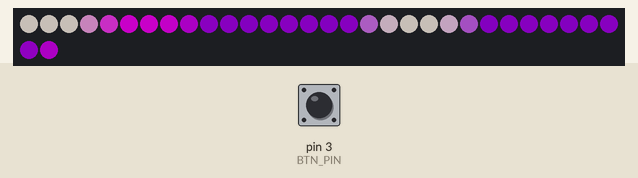
A sketch run on a simulated Arduino Uno, built with avr-gcc and run on an emulated ATmega328P. Shown: 32 RGB LEDs in strip order, left to right, continuing on the next row. The test bench sets the inputs (shaded band); at power-on: pin 3 (BTN_PIN) HIGH. Dim RGB values are drawn brighter than linear.

Above: at 1.2 s.
1.3 s: pin 3 (BTN_PIN) pulled LOW for 0.15 s
4.4 s: pin 3 (BTN_PIN) pulled LOW for 0.15 s
At 5.6 s:
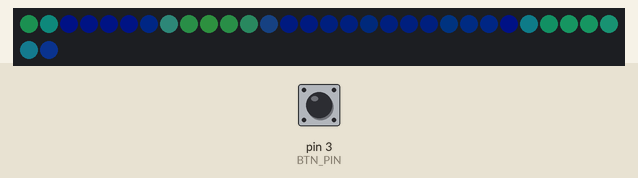
7.5 s: pin 3 (BTN_PIN) pulled LOW for 0.15 s
At 9.1 s:
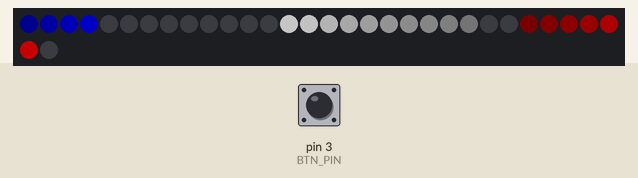
10.6 s: pin 3 (BTN_PIN) pulled LOW for 0.15 s
At 12.2 s:
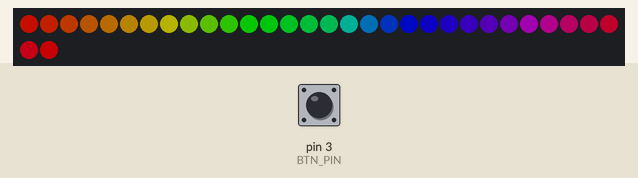
13.7 s: pin 3 (BTN_PIN) pulled LOW for 1 s
At 17.1 s:
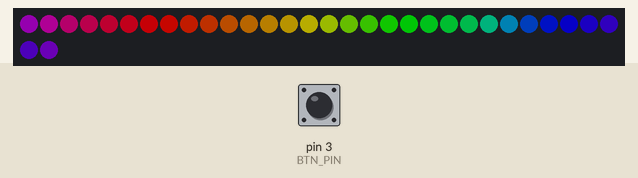
17.7 s: pin 3 (BTN_PIN) pulled LOW for 0.15 s
At 29.2 s:
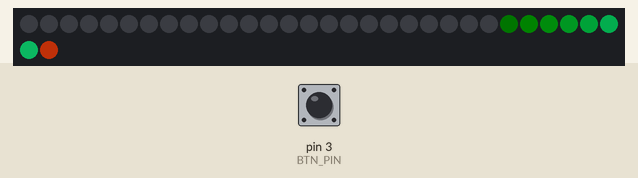
Timing chart, 0 to 29.5 s (numbered marks = the images above; inputs shaded):
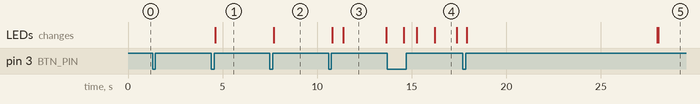

Measured:
- after the input at 4.4 s, the LEDs: change after 0.21 s (image 1)
- after the input at 7.5 s, the LEDs: change after 0.21 s (image 2)
- after the input at 10.6 s, the LEDs: first change after 0.21 s (image 3 shows a later state)
- after the input at 13.7 s, the LEDs: first differ from a run without the input after 2.5 s (image 4)
- what the display in image 3 shows lasts 2.3 s, from 11.4 s to 13.7 s
- what the display in image 4 shows lasts 1.2 s, from 16.2 s to 17.4 s

The sketch:

ButtonactivatedLEDCODE.ino
```cpp
#include <FastLED.h>
#include <OneButton.h>

#define NUM_LEDS  32
#define LED_PIN   2
#define BTN_PIN   3

CRGB leds[NUM_LEDS];
uint8_t patternCounter = 0;
bool isRunning = false;

// Push button connected between pin 7 and GND (no resistor required)
OneButton btn = OneButton(BTN_PIN, true, true);

#include "MovingDot.h"
#include "RainbowBeat.h"
#include "RedWhiteBlue.h"
#include "PurpleG.h"
#include "Pacifica.h"
#include "Blur.h"


void setup() {
  FastLED.addLeds<WS2812B, LED_PIN, GRB>(leds, NUM_LEDS);
  FastLED.setBrightness(100);
  Serial.begin(57600);

  btn.attachClick(nextPattern);
}

void loop() {

  switch (patternCounter) {
    case 0:
      runPurpleG();
      break;
    case 1:
      runPacifica();
      break;
    case 2:
      runRedWhiteBlue();
      break;
    case 3:
      runMovingDot();
      break;
    case 4:
      runRainbowBeat();
      break;
    case 5:
     runBlur();
     break;

  }
}

void nextPattern() {
  isRunning = false;
  patternCounter = (patternCounter + 1) % 6;
}

void runMovingDot(){
  isRunning = true;
  MovingDot movingDot = MovingDot();
  while(isRunning) movingDot.runPattern();
}

void runRainbowBeat(){
  isRunning = true;
  RainbowBeat rainbowBeat = RainbowBeat();
  while(isRunning) rainbowBeat.runPattern();
}

void runRedWhiteBlue(){
  isRunning = true;
  RedWhiteBlue redWhiteBlue = RedWhiteBlue();
  while(isRunning) redWhiteBlue.runPattern();
}

void runPurpleG() {
  isRunning = true;
  PurpleG purpleG = PurpleG();
  while(isRunning) purpleG.runPattern();
}

void runPacifica(){
  isRunning = true;
  Pacifica pacifica = Pacifica();
  while(isRunning) pacifica.runPattern();
}

void runBlur(){
  isRunning = true;
  Blur blur = Blur();
  while(isRunning) blur.runPattern();
}
```

Blur.h
```cpp
#include "Arduino.h"

class Blur {
  public:
    Blur(){
      // Blank constructor
    };
    void runPattern();
  private:
};

void Blur::runPattern() {

  uint8_t blurAmount = dim8_raw( beatsin8(3,64, 192) );       // A sinewave at 3 Hz with values ranging from 64 to 192.
  blur1d( leds, NUM_LEDS, blurAmount);                        // Apply some blurring to whatever's already on the strip, which will eventually go black.

  uint8_t  i = beatsin8(  9, 0, NUM_LEDS);
  uint8_t  j = beatsin8( 7, 0, NUM_LEDS);
  uint8_t  k = beatsin8(  5, 0, NUM_LEDS);

  // The color of each point shifts over time, each at a different speed.
  uint16_t ms = millis();
  leds[(i+j)/2] = CHSV( ms / 29, 200, 255);
  leds[(j+k)/2] = CHSV( ms / 41, 200, 255);
  leds[(k+i)/2] = CHSV( ms / 73, 200, 255);
  leds[(k+i+j)/3] = CHSV( ms / 53, 200, 255);

  btn.tick();
  FastLED.show();

  }
```

MovingDot.h
```cpp
#include "Arduino.h"

class MovingDot {
  public:
    MovingDot(){
      // Blank constructor
    };
    void runPattern();
  private:
};

void MovingDot::runPattern() {

  uint16_t posBeat  = beatsin16(30, 0, NUM_LEDS - 1, 0, 0);
  uint16_t posBeat2 = beatsin16(60, 0, NUM_LEDS - 1, 0, 0);

  uint16_t posBeat3 = beatsin16(30, 0, NUM_LEDS - 1, 0, 32767);
  uint16_t posBeat4 = beatsin16(60, 0, NUM_LEDS - 1, 0, 32767);

  // Wave for LED color
  uint8_t colBeat  = beatsin8(45, 0, 255, 0, 0);

  leds[(posBeat + posBeat2) / 2]  = CHSV(colBeat, 255, 255);
  leds[(posBeat3 + posBeat4) / 2]  = CHSV(colBeat, 255, 255);

  fadeToBlackBy(leds, NUM_LEDS, 10);

  btn.tick();
  FastLED.show();
}
```

Pacifica.h
```cpp
#include "Arduino.h"

class Pacifica {
  public:
    Pacifica(){};
    void runPattern();

  private:
    void pacifica_loop();
    void pacifica_one_layer(CRGBPalette16& p, uint16_t cistart, uint16_t wavescale, uint8_t bri, uint16_t ioff);
    void pacifica_add_whitecaps();
    void pacifica_deepen_colors();

    CRGBPalette16 pacifica_palette_1 =
        { 0x000507, 0x000409, 0x00030B, 0x00030D, 0x000210, 0x000212, 0x000114, 0x000117,
          0x000019, 0x00001C, 0x000026, 0x000031, 0x00003B, 0x000046, 0x14554B, 0x28AA50 };
    CRGBPalette16 pacifica_palette_2 =
        { 0x000507, 0x000409, 0x00030B, 0x00030D, 0x000210, 0x000212, 0x000114, 0x000117,
          0x000019, 0x00001C, 0x000026, 0x000031, 0x00003B, 0x000046, 0x0C5F52, 0x19BE5F };
    CRGBPalette16 pacifica_palette_3 =
        { 0x000208, 0x00030E, 0x000514, 0x00061A, 0x000820, 0x000927, 0x000B2D, 0x000C33,
          0x000E39, 0x001040, 0x001450, 0x001860, 0x001C70, 0x002080, 0x1040BF, 0x2060FF };
};

void Pacifica::runPattern() {

  EVERY_N_MILLISECONDS(20) {
    pacifica_loop();
  }

  btn.tick();
  FastLED.show();
}

void Pacifica::pacifica_loop() {
  // Increment the four "color index start" counters, one for each wave layer.
  // Each is incremented at a different speed, and the speeds vary over time.
  static uint16_t sCIStart1, sCIStart2, sCIStart3, sCIStart4;
  static uint32_t sLastms = 0;
  uint32_t ms = GET_MILLIS();
  uint32_t deltams = ms - sLastms;
  sLastms = ms;
  uint16_t speedfactor1 = beatsin16(3, 179, 269);
  uint16_t speedfactor2 = beatsin16(4, 179, 269);
  uint32_t deltams1 = (deltams * speedfactor1) / 256;
  uint32_t deltams2 = (deltams * speedfactor2) / 256;
  uint32_t deltams21 = (deltams1 + deltams2) / 2;
  sCIStart1 += (deltams1 * beatsin88(1011,10,13));
  sCIStart2 -= (deltams21 * beatsin88(777,8,11));
  sCIStart3 -= (deltams1 * beatsin88(501,5,7));
  sCIStart4 -= (deltams2 * beatsin88(257,4,6));

  // Clear out the LED array to a dim background blue-green
  fill_solid( leds, NUM_LEDS, CRGB( 2, 6, 10));

  // Render each of four layers, with different scales and speeds, that vary over time
  pacifica_one_layer( pacifica_palette_1, sCIStart1, beatsin16( 3, 11 * 256, 14 * 256), beatsin8( 10, 70, 130), 0-beat16( 301) );
  pacifica_one_layer( pacifica_palette_2, sCIStart2, beatsin16( 4,  6 * 256,  9 * 256), beatsin8( 17, 40,  80), beat16( 401) );
  pacifica_one_layer( pacifica_palette_3, sCIStart3, 6 * 256, beatsin8( 9, 10,38), 0-beat16(503));
  pacifica_one_layer( pacifica_palette_3, sCIStart4, 5 * 256, beatsin8( 8, 10,28), beat16(601));

  // Add brighter 'whitecaps' where the waves lines up more
  pacifica_add_whitecaps();

  // Deepen the blues and greens a bit
  pacifica_deepen_colors();
}

// Add one layer of waves into the led array
void Pacifica::pacifica_one_layer( CRGBPalette16& p, uint16_t cistart, uint16_t wavescale, uint8_t bri, uint16_t ioff) {
  uint16_t ci = cistart;
  uint16_t waveangle = ioff;
  uint16_t wavescale_half = (wavescale / 2) + 20;
  for( uint16_t i = 0; i < NUM_LEDS; i++) {
    waveangle += 250;
    uint16_t s16 = sin16( waveangle ) + 32768;
    uint16_t cs = scale16( s16 , wavescale_half ) + wavescale_half;
    ci += cs;
    uint16_t sindex16 = sin16( ci) + 32768;
    uint8_t sindex8 = scale16( sindex16, 240);
    CRGB c = ColorFromPalette( p, sindex8, bri, LINEARBLEND);
    leds[i] += c;
  }
}

// Add extra 'white' to areas where the four layers of light have lined up brightly
void Pacifica::pacifica_add_whitecaps() {
  uint8_t basethreshold = beatsin8( 9, 55, 65);
  uint8_t wave = beat8( 7 );

  for( uint16_t i = 0; i < NUM_LEDS; i++) {
    uint8_t threshold = scale8( sin8( wave), 20) + basethreshold;
    wave += 7;
    uint8_t l = leds[i].getAverageLight();
    if( l > threshold) {
      uint8_t overage = l - threshold;
      uint8_t overage2 = qadd8( overage, overage);
      leds[i] += CRGB( overage, overage2, qadd8( overage2, overage2));
    }
  }
}

void Pacifica::pacifica_deepen_colors() {
  for( uint16_t i = 0; i < NUM_LEDS; i++) {
    leds[i].blue = scale8( leds[i].blue,  145);
    leds[i].green= scale8( leds[i].green, 200);
    leds[i] |= CRGB( 2, 5, 7);
  }
}
```

PurpleG.h
```cpp
#include "Arduino.h"

class PurpleG {
  public:
  PurpleG(){
  }
  void runPattern();
  private:
  };

void PurpleG::runPattern() {
static uint8_t paletteIndex = 0;

EVERY_N_MILLISECONDS(15){
    paletteIndex++;
  }

CRGBPalette16 purplePalette = CRGBPalette16 (
    CRGB::DarkViolet,
    CRGB::DarkViolet,
    CRGB::DarkViolet,
    CRGB::DarkViolet,

    CRGB::Magenta,
    CRGB::Magenta,
    CRGB::Linen,
    CRGB::Linen,

    CRGB::Magenta,
    CRGB::Magenta,
    CRGB::DarkViolet,
    CRGB::DarkViolet,

    CRGB::DarkViolet,
    CRGB::DarkViolet,
    CRGB::Linen,
    CRGB::Linen
);
   fill_palette(leds, NUM_LEDS, paletteIndex, 255 / NUM_LEDS, purplePalette, 255, LINEARBLEND);

   btn.tick();
  FastLED.show();

}
```

RainbowBeat.h
```cpp
#include "Arduino.h"

class RainbowBeat {
  public:
    RainbowBeat(){};
    void runPattern();
  private:
};

void RainbowBeat::runPattern() {

  uint16_t beatA = beatsin16(30, 0, 255);
  uint16_t beatB = beatsin16(20, 0, 255);
  fill_rainbow(leds, NUM_LEDS, (beatA+beatB)/2, 8);

  btn.tick();
  FastLED.show();
}
```

RedWhiteBlue.h
```cpp
#include "Arduino.h"

class RedWhiteBlue {
  public:
    RedWhiteBlue(){};
    void runPattern();
  private:
};

void RedWhiteBlue::runPattern() {

  uint16_t sinBeat   = beatsin16(30, 0, NUM_LEDS - 1, 0, 0);
  uint16_t sinBeat2  = beatsin16(30, 0, NUM_LEDS - 1, 0, 21845);
  uint16_t sinBeat3  = beatsin16(30, 0, NUM_LEDS - 1, 0, 43690);

  leds[sinBeat]   = CRGB::Blue;
  leds[sinBeat2]  = CRGB::Red;
  leds[sinBeat3]  = CRGB::White;

  fadeToBlackBy(leds, NUM_LEDS, 10);

  btn.tick();
  FastLED.show();
}
```
